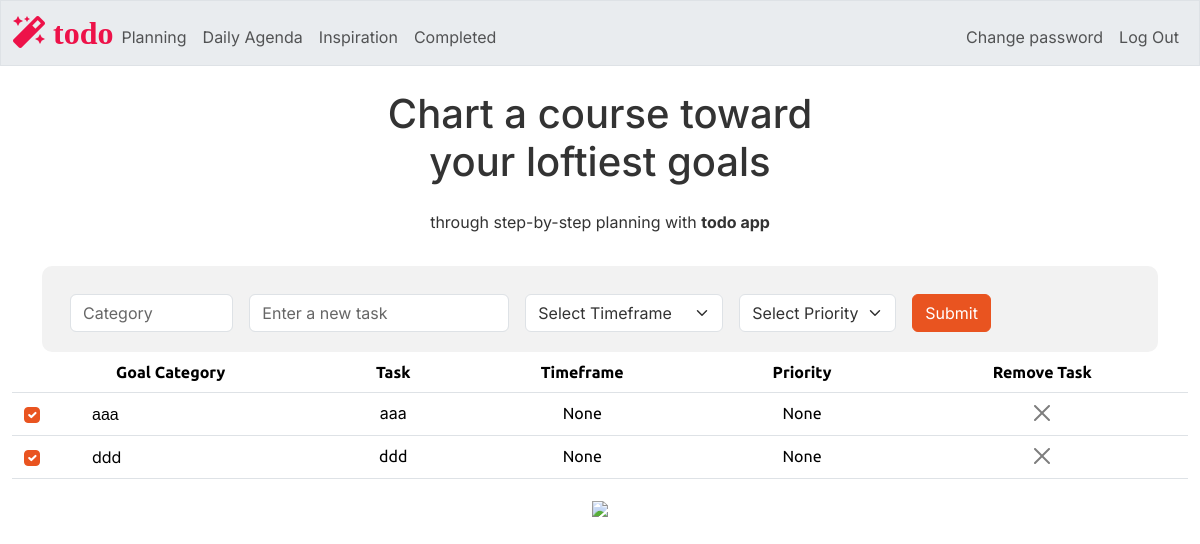
Before: / (signed in) with the older database file.
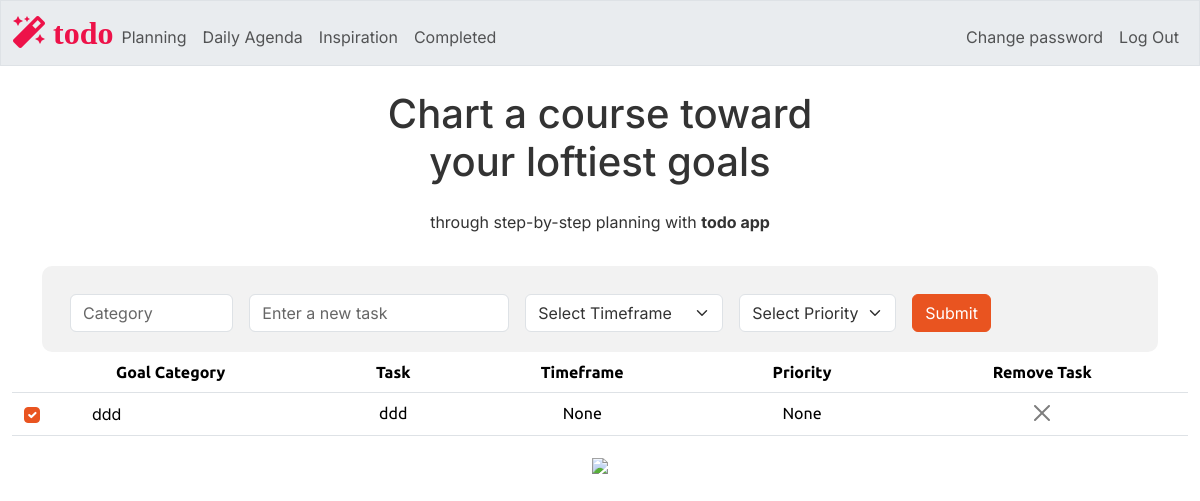
After: the same page with the newer database file.
### tables this page shows
CREATE TABLE tasks (
    id INTEGER PRIMARY KEY AUTOINCREMENT NOT NULL,
    users_id INTEGER NOT NULL,
    category TEXT NOT NULL,
    task TEXT NOT NULL,
    timeframe TEXT,
    priority TEXT,
    completion INTEGER DEFAULT 0, -- Default to 0 (false) for not completed
    FOREIGN KEY (users_id) REFERENCES users(id)
);

### app.py (the view)
@app.route("/", methods=["GET", "POST"])
@login_required
def index():
    users_id = session["user_id"]
    tasks = db.execute("SELECT * FROM tasks WHERE users_id =?", users_id)
    return render_template("index.html", tasks=tasks)

### app.py (called while the page is built)
@app.after_request
def after_request(response):
    response.headers["Cache-Control"] = "no-cache, no-store, must-revalidate"
    response.headers["Expires"] = 0
    response.headers["Pragma"] = "no-cache"
    return response

### helpers.py (called while the page is built)
def login_required(f):
    @wraps(f)
    def decorated_function(*args, **kwargs):
        if session.get("user_id") is None:
            return redirect("/login")
        return f(*args, **kwargs)
    return decorated_function

### templates/index.html (shortened to what this page needs)
{% extends "layout.html" %}
{% block main %}
    <div class="container">
        <form method="POST" action="/add_task" class="row gx-3 gy-2 align-items-center mx-auto text-center"  style="background-color: #f2f2f2; padding: 20px; border-radius: 10px;">
            <div class="col-sm-2">
                <input type="text" class="form-control" id="category" name="category" placeholder="Category" autocomplete="off" required>
            </div>
            <div class="col-auto">
                <input type="text" class="form-control" id="task" name="task" placeholder="Enter a new task" autocomplete="off" required>
            </div>
            <div class="col-auto">
                <select class="form-select" id="timeframe" name="timeframe" required>
                    <option selected disabled>Select Timeframe</option>
                </select>
            </div>
            <div class="col-auto">
                <select class="form-select" id="priority" name="priority" required>
                    <option selected disabled>Select Priority</option>
                </select>
            </div>
            <div class="col-auto">
            <button type="submit" class="btn btn-primary">Submit</button>
            </div>
        </form>
    </div>
    <table class="table">
        <thead>
            <tr>
                <th> Goal Category</th>
                <th> Task </th>
                <th> Timeframe </th>
                <th> Priority </th>
                <th> Remove Task </th>
            </tr>
        </thead>
        <tbody>
            {% for task in tasks %}
                <tr id="todo_row_{{ task.id }}" >
                    <td class="align-middle">
                        <div class="d-flex align-items-center " >
                            <form method="POST" action="/updateTaskStatus/{{ task.id }}" class="task-form completion-checkbox">
                                <div class=" col-auto d-flex justify-content-center align-items-center form-check" >
                                    <input class="form-check-input completion-checkbox"
                                           type="checkbox"
                                           id="completion_{{ task.id }}"
                                           name="task_completion"
                                           data-task-id="{{ task.id }}"
                                           data-completion="{{ task.completion}}"
                                           {% if task.completion == 1 %}checked{% endif %}
                                           onchange="updateTaskStatus(this)">
                                </div>
                            </form>
                            <label class="form-check-label ms-5" for="completion_{{ task.id }}">
                                {{ task.category }}
                            </label>
                        </div>
                    </td>
                    <td>{{ task.task }}</td>
                    <td>{{ task.timeframe }}</td>
                    <td>{{ task.priority }}</td>
                    <td>
                        <button class="btn-close" data-bs-toggle="modal" data-bs-target="#deleteConfirmationModal_{{ task.id }}"></button>
                    </td>
                </tr>
            {% endfor %}
        </tbody>
    </table>
    <img src="/static/planning2.png" class="wide-image">
{% endblock %}

### templates/layout.html (shortened to what this page needs)
<!DOCTYPE html>
<html lang="en">
    <head>
        <link href="/static/bootstrap.min.css" rel="stylesheet">
        <link href="/static/styles.css" rel="stylesheet">
        <link rel="stylesheet" href="https://cdnjs.cloudflare.com/ajax/libs/font-awesome/5.15.3/css/all.min.css">
    </head>
    <body>
        <nav class="bg-light border navbar navbar-expand-md navbar-light">
            <div class="container-fluid">
                <a class="site-logo" href="/"><span>
                    <i class="fas fa-magic" style="color: #ed1249;"> todo</i></span></a>
                <div class="collapse navbar-collapse" id="navbar">
                    {% if session["user_id"] %}
                        <ul class="navbar-nav me-auto mt-2">
                            <li class="nav-item"><a class="nav-link" href="/">Planning</a></li>
                            <li class="nav-item"><a class="nav-link" href="/goals">Daily Agenda</a></li>
                            <li class="nav-item"><a class="nav-link" href="/affirmations">Inspiration</a></li>
                            <li class="nav-item"><a class="nav-link" href="/completed">Completed</a></li>
                        </ul>
                        <ul class="navbar-nav ms-auto mt-2">
                            <li class="nav-item"><a class="nav-link" href="/password_change">Change password</a></li>
                            <li class="nav-item"><a class="nav-link" href="/logout">Log Out</a></li>
                        </ul>
                    {% else %}
                        <ul class="navbar-nav ms-auto mt-2">
                            <li class="nav-item"><a class="nav-link" href="/register">Register</a></li>
                            <li class="nav-item"><a class="nav-link" href="/login">Log In</a></li>
                        </ul>
                    {% endif %}
                </div>
            </div>
        </nav>
        <div class="container-fluid text-center mt-4">
            <h1 class="mb-4"> Chart a course toward <br>
                your loftiest goals </h1>
            <p>through step-by-step planning with <b>todo app</b> </p>
        </div>
        <main class="container-fluid py-4 text-center">
            {% block main %}{% endblock %}
        </main>
    </body>
</html>

### static/styles.css (style rules this page uses)
nav .site-logo { font-size: xx-large; text-decoration: none; }
p, span, div, h1, button { font-family: 'Inter', sans-serif; }
body { background-color: # f6f5f4; }

Changed rows visible on the page:
removed tasks: completion "☑", category "ааа", task "ааа", timeframe "None", priority "None"
